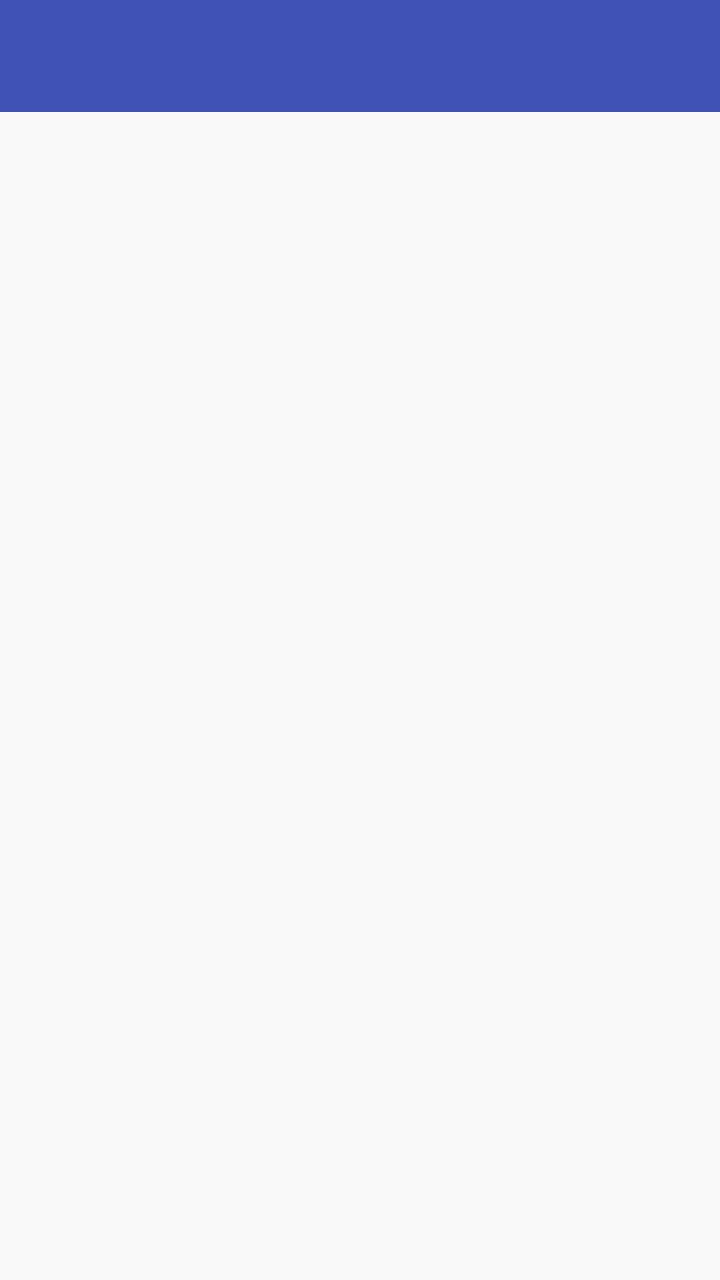
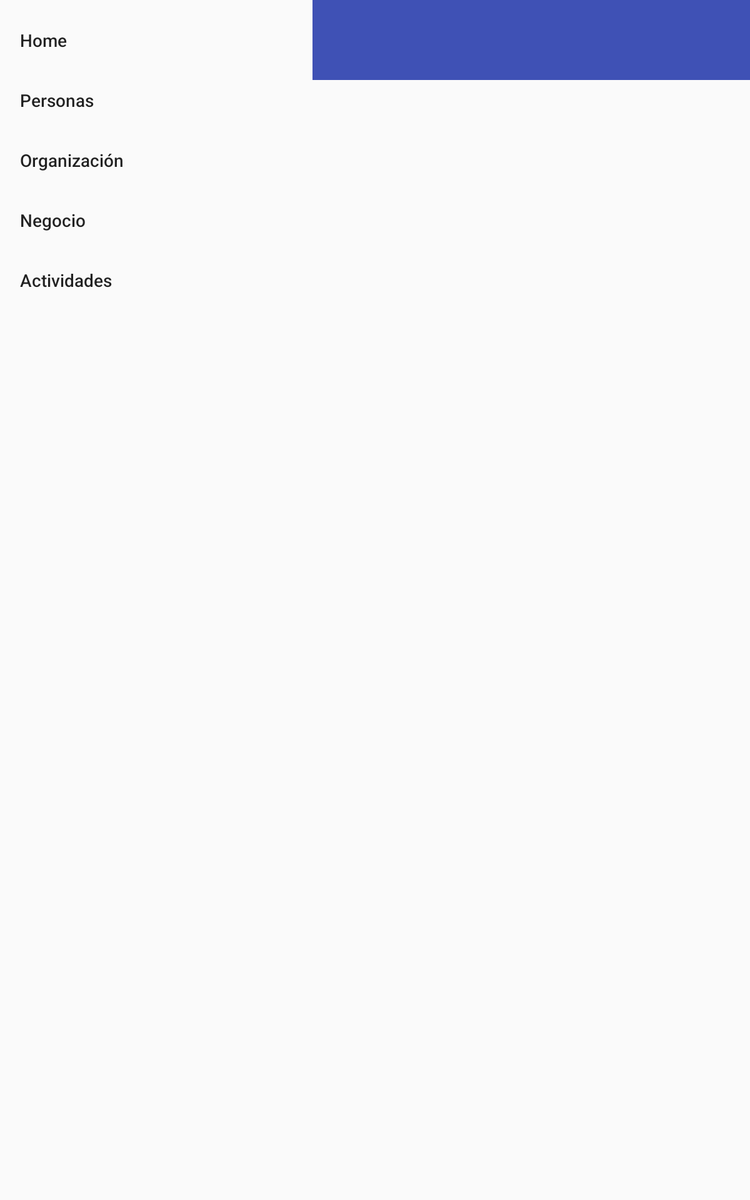

Two renders of one Android screen. The first uses the default layout on a phone; the second uses the alternative layout the repository ships for a different screen configuration, on a matching device. The two XML files are below.
<!-- AndroidManifest.xml: application theme AppTheme -->
<!-- res/layout/activity_base_navigation_drawer.xml -->
<?xml version="1.0" encoding="utf-8"?>
<android.support.v4.widget.DrawerLayout xmlns:android="http://schemas.android.com/apk/res/android"
    xmlns:tools="http://schemas.android.com/tools"
    android:layout_width="match_parent"
    android:layout_height="match_parent"
    xmlns:app="http://schemas.android.com/apk/res-auto"
    tools:context=".view.BaseNavigationDrawerActivity"
    android:fitsSystemWindows="true"
    android:id="@+id/page">
    <LinearLayout
        android:layout_width="match_parent"
        android:layout_height="match_parent"
        android:orientation="vertical">

        

            <android.support.v7.widget.Toolbar
                android:id="@+id/toolbar"
                android:layout_width="match_parent"
                android:layout_height="?attr/actionBarSize"
                android:background="?attr/colorPrimary"
                app:popupTheme="@style/AppTheme.PopupOverlay">
                </android.support.v7.widget.Toolbar>


        
        <FrameLayout
            android:layout_width="match_parent"
            android:layout_height="match_parent"
            android:id="@+id/fragment_section"
            android:paddingLeft="15dp"
            android:paddingRight="15dp"></FrameLayout>

    </LinearLayout>





    
    <android.support.design.widget.NavigationView
        android:id="@+id/navigation_drawer"
        android:layout_width="wrap_content"
        android:layout_height="match_parent"
        android:fitsSystemWindows="true"
        android:layout_gravity="start"
        app:headerLayout="@layout/navigation_drawer"
        app:menu="@menu/menu_navview" />



</android.support.v4.widget.DrawerLayout>
<!-- res/layout/navigation_drawer.xml (included above) -->
<?xml version="1.0" encoding="utf-8"?>
<LinearLayout xmlns:android="http://schemas.android.com/apk/res/android"
    android:orientation="vertical" android:layout_width="match_parent"
    android:layout_height="match_parent">

    <ImageView
        android:layout_width="fill_parent"
        android:layout_height="wrap_content"
        android:id="@+id/imageView"
        android:layout_gravity="center_horizontal" />
</LinearLayout>
<!-- resources referenced by this layout -->
<resources>
  <style name="AppTheme" parent="Theme.AppCompat.Light.NoActionBar">
          
          <item name="colorPrimary">@color/colorPrimary</item>
          <item name="colorPrimaryDark">@color/colorPrimaryDark</item>
          <item name="colorAccent">@color/colorAccent</item>
      </style>
  <color name="colorPrimary">#3F51B5</color>
  <color name="colorPrimaryDark">#303F9F</color>
  <color name="colorAccent">#FF4081</color>
</resources>
<!-- res/layout-large/activity_base_navigation_drawer.xml (the author's variant of the layout above) -->
<!-- drawn on a 7-inch tablet held upright -->
<?xml version="1.0" encoding="utf-8"?>
<LinearLayout xmlns:android="http://schemas.android.com/apk/res/android"
xmlns:app="http://schemas.android.com/apk/res-auto"
android:layout_width="match_parent"
android:layout_height="match_parent"
android:orientation="horizontal"
    android:weightSum="1">
    
    <android.support.design.widget.NavigationView
        android:id="@+id/navigation_drawer"
        android:layout_width="@dimen/navigation_drawer_width"
        android:layout_height="match_parent"
        android:fitsSystemWindows="true"
        app:headerLayout="@layout/navigation_drawer"
        app:menu="@menu/menu_navview"
        />
        
    <LinearLayout
        android:orientation="vertical"
        android:layout_width="match_parent"
        android:layout_height="match_parent">
        <android.support.v7.widget.Toolbar
            android:id="@+id/toolbar"
            android:layout_width="match_parent"
            android:layout_height="?attr/actionBarSize"
            android:background="?attr/colorPrimary"
            app:popupTheme="@style/AppTheme.PopupOverlay">
        </android.support.v7.widget.Toolbar>
        
        <FrameLayout
            android:id="@+id/fragment_section"
            android:layout_width="match_parent"
            android:layout_height="match_parent" />

    </LinearLayout>


</LinearLayout>
<!-- resources referenced by the variant -->
<!-- as a 7-inch tablet held upright resolves them -->
<resources>
  <!-- from res/values-sw600dp/ -->
  <dimen name="navigation_drawer_width">250dp</dimen>
  <style name="AppTheme" parent="Theme.AppCompat.Light.NoActionBar">
          
          <item name="colorPrimary">@color/colorPrimary</item>
          <item name="colorPrimaryDark">@color/colorPrimaryDark</item>
          <item name="colorAccent">@color/colorAccent</item>
      </style>
  <color name="colorPrimary">#3F51B5</color>
  <color name="colorPrimaryDark">#303F9F</color>
  <color name="colorAccent">#FF4081</color>
</resources>
